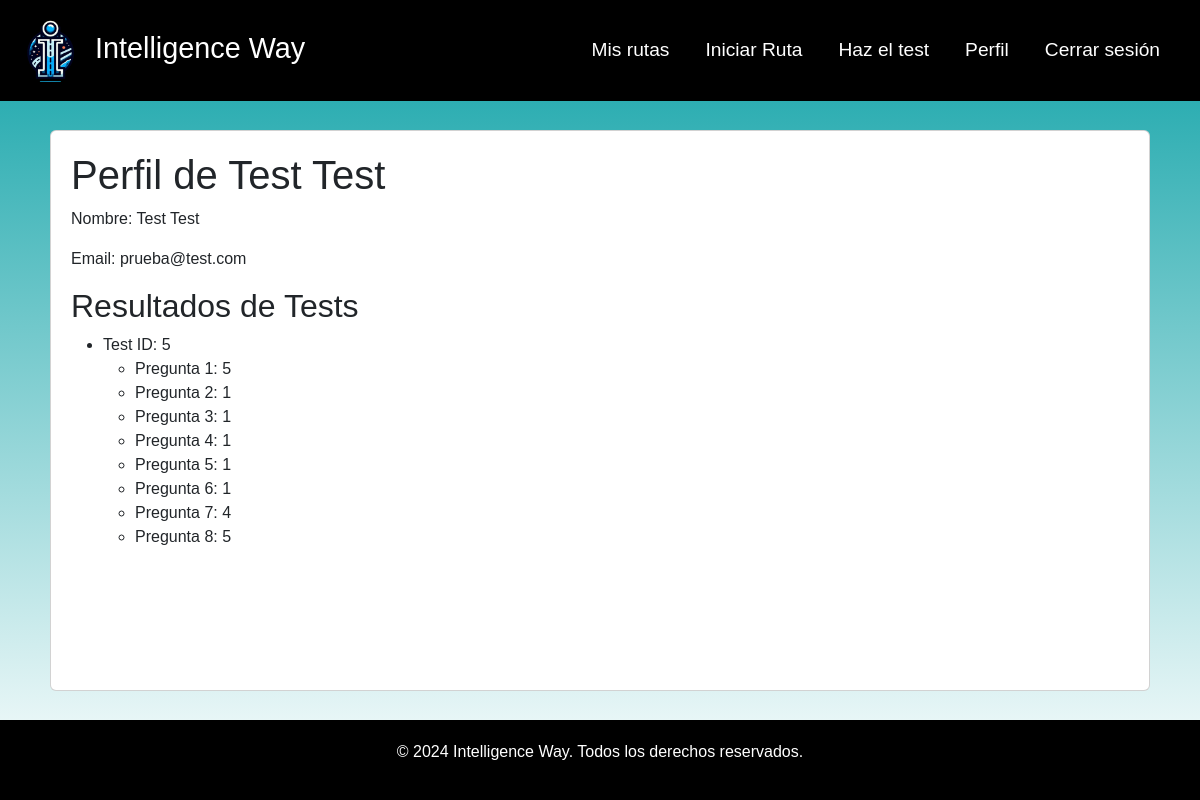
Page /account/ (signed in) on the earlier database version.
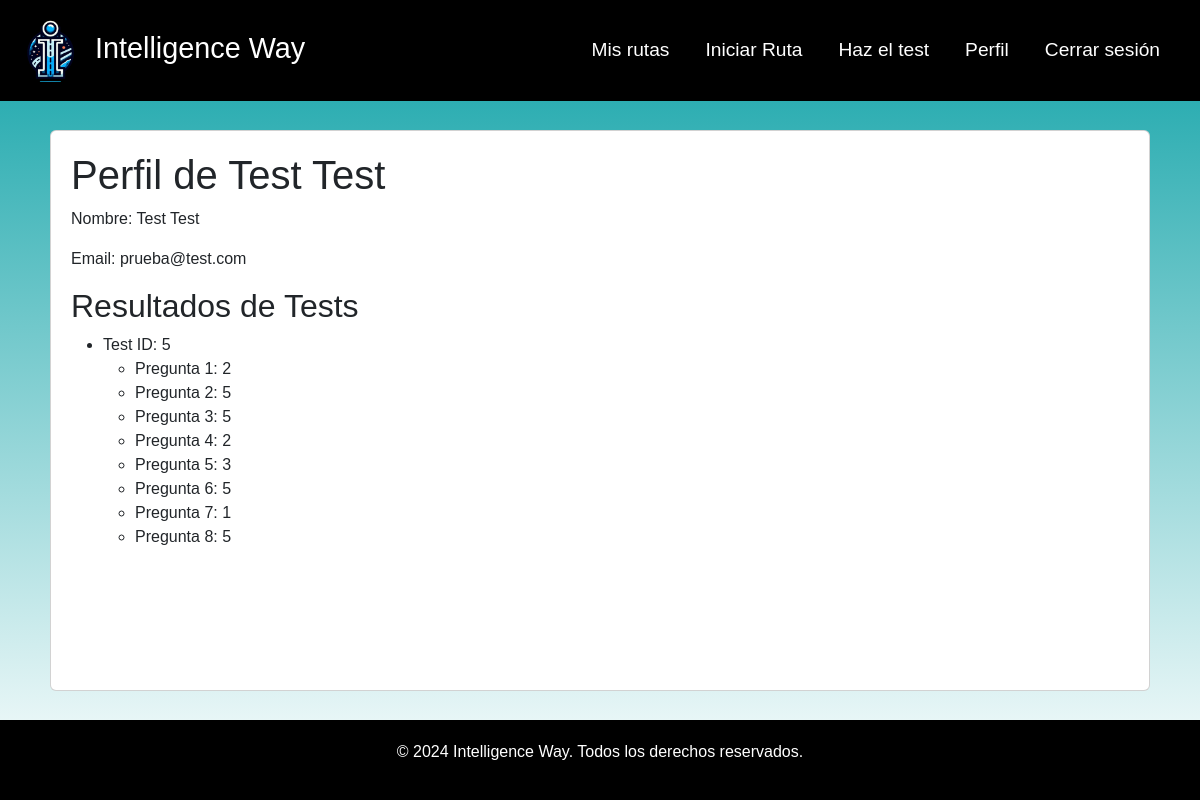
Same page on the later database version.
### user/models.py (models this page shows, shortened)
class User(AbstractBaseUser, PermissionsMixin):
    ROLES = [
        ('admin', 'Admin'),
        ('usuario', 'Usuario')
    ]
    nombre = models.CharField(max_length=100)
    apellido = models.CharField(max_length=100)
    email = models.EmailField(unique=True)
    tiempo = models.IntegerField(default=1)
    content = models.FloatField(default=1)
    is_active = models.BooleanField(default=True)
    is_staff = models.BooleanField(default=False)
    preferenciaAudio=models.IntegerField(null=True)
    preferenciaVideo=models.IntegerField(null=True)
    preferenciaTexto=models.IntegerField(null=True)
    tiempoAprendizaje=models.IntegerField(null=True)
    objects = MyUserManager()
    USERNAME_FIELD = 'email'
    REQUIRED_FIELDS = ['nombre', 'apellido']

### preferences/models.py (models this page shows, shortened)
class ModeloAprendizajeUsuario(models.Model):
    usuario = models.ForeignKey(User, on_delete=models.CASCADE)
    q1 = models.IntegerField(null=True, validators=[MinValueValidator(1), MaxValueValidator(5)])
    q2 = models.IntegerField(null=True, validators=[MinValueValidator(1), MaxValueValidator(5)])
    q3 = models.IntegerField(null=True, validators=[MinValueValidator(1), MaxValueValidator(5)])
    q4 = models.IntegerField(null=True, validators=[MinValueValidator(1), MaxValueValidator(5)])
    q5 = models.IntegerField(null=True, validators=[MinValueValidator(1), MaxValueValidator(5)])
    q6 = models.IntegerField(null=True, validators=[MinValueValidator(1), MaxValueValidator(5)])
    q7 = models.IntegerField(null=True, validators=[MinValueValidator(1), MaxValueValidator(5)])
    q8 = models.IntegerField(null=True, validators=[MinValueValidator(1), MaxValueValidator(5)])
    created_at = models.DateTimeField(auto_now_add=True)
    update_at= models.DateTimeField(auto_now=True)

### account/views.py (the view)
# urls.py: path('', views.ProfileView.as_view(), name='profile' )
class ProfileView(LoginRequiredMixin, TemplateView):
    template_name = 'profile.html'
    def get_context_data(self, **kwargs):
        context = super().get_context_data(**kwargs)
        usuario = self.request.user
        context['user'] = usuario  # Pasamos el usuario autenticado al template
        context['test'] = ModeloAprendizajeUsuario.objects.get(usuario=usuario)
        return context

### account/templates/profile.html
{% extends "base.html" %}
{% block content%}
        <div class="card container">
            <h1>Perfil de {{ user.nombre }} {{ user.apellido }}</h1>
            <p>Nombre: {{ user.nombre }} {{ user.apellido }}</p>
            <p>Email: {{ user.email }}</p>
            <h2>Resultados de Tests</h2>
            <ul>
            <li>Test ID: {{ test.id }}</li>
            <ul>
                <li>Pregunta 1: {{ test.q1 }}</li>
                <li>Pregunta 2: {{ test.q2 }}</li>
                <li>Pregunta 3: {{ test.q3 }}</li>
                <li>Pregunta 4: {{ test.q4 }}</li>
                <li>Pregunta 5: {{ test.q5 }}</li>
                <li>Pregunta 6: {{ test.q6 }}</li>
                <li>Pregunta 7: {{ test.q7 }}</li>
                <li>Pregunta 8: {{ test.q8 }}</li>
            </ul>
    </ul>
        </div>
    {% endblock %}

### home/templates/base.html (shortened to what this page needs)
{% load static %}
<!DOCTYPE html>
<html lang="es">
<head>
    <link href="https://cdn.jsdelivr.net/npm/bootstrap@5.3.0-alpha1/dist/css/bootstrap.min.css" rel="stylesheet">
    <link rel="stylesheet" href="{% static 'css/styles.css' %}" >
</head>
<body class="d-flex flex-column min-vh-100">
    <nav class="navbar navbar-expand-lg navbar-light bg-custom">
        <div class="container-fluid">
            <a class="navbar-brand" href="{% url 'index' %}">
                <img src="{% static 'img/logo.png' %}" alt="Intelligence Way Logo" style="width:75px; height: auto;">
                Intelligence Way
            </a>
            <div class="collapse navbar-collapse" id="navbarNav">
                <ul class="navbar-nav ms-auto">
                    {% if user.is_authenticated %}
                        <a class="nav-link" href="{% url "my_routes" %}">Mis rutas</a>
                    <li class="nav-item">
                        <a class="nav-link" href="{% url "Crear_ruta" %}">Iniciar Ruta</a>
                    </li>
                    <li class="nav-item">
                        <a class="nav-link" href="{% url "preferencia-update" %}">Haz el test</a>
                    </li>
                    <li class="nav-item">
                        <a class="nav-link" href="{% url 'profile' %}">Perfil</a>
                    </li>
                    <li class="nav-item">
                        <a class="nav-link" href="{% url "logout" %}">Cerrar sesión</a>
                    </li>
                    {% endif %}
                </ul>
            </div>
        </div>
    </nav>
    <div class="container py-4" style="margin-top: 5px; margin-bottom: 5px;">
        {% block content %}
        {% endblock content %}
    </div>
    <footer class="footer">
        <div class="container text-center">
            <p>&copy; 2024 Intelligence Way. Todos los derechos reservados.</p>
        </div>
    </footer>
</body>
</html>

### IntelligenceWay/static/css/styles.css (style rules this page uses)
body { font-family: Arial, sans-serif; margin: 0; color: #2B2D42; background: linear-gradient(to bottom, rgb(15, 162, 167), rgba(255, 255, 255, 0.712)); height: 100vh; margin: 0; }
.navbar a { color: white; }
.navbar { background-color: rgb(0, 0, 0); }
.navbar-brand { color: white; font-size: 1.8rem; }
.navbar-nav .nav-link { font-size: 1.2rem; margin-right: 20px; }
footer { background-color: #000000; color: white; }
.container { width: 100%; height: 100%; padding: 20px; }

Differences in the rows shown:
changed ModeloAprendizajeUsuario id 5: q1 "5" → "2"; q2 "1" → "5"; q3 "1" → "5"; q4 "1" → "2"; q5 "1" → "3"; q6 "1" → "5"; q7 "4" → "1"
